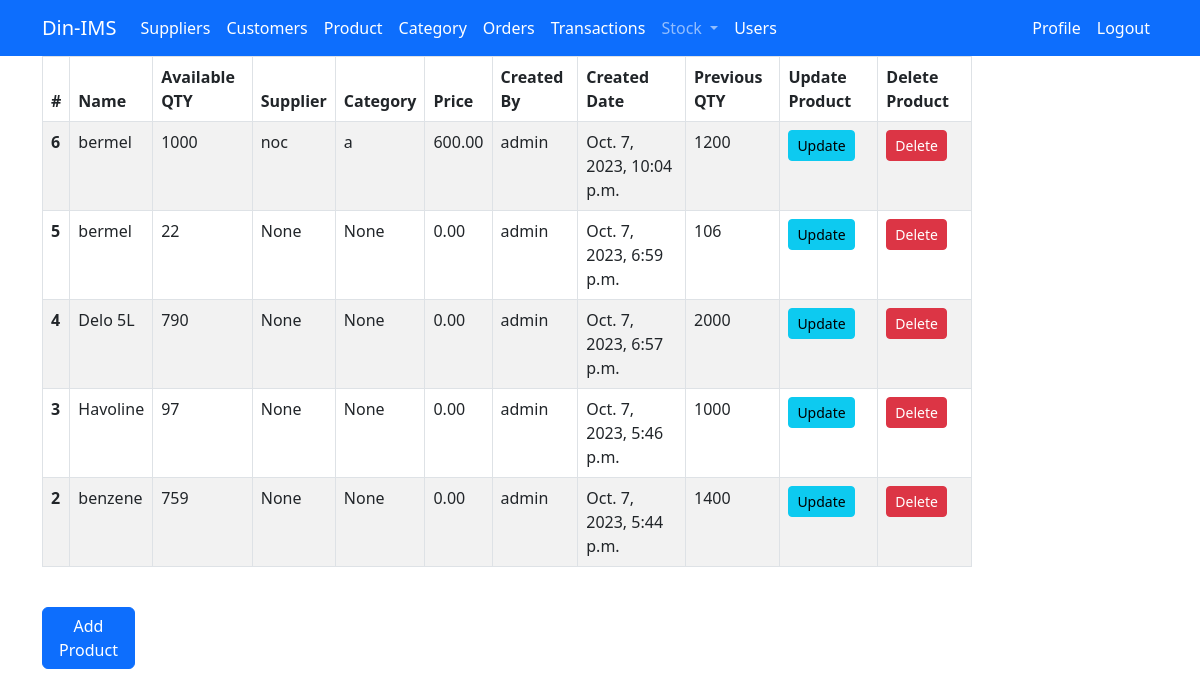
The app's page /inventory/all-items/ (signed in) with its own data.
### inventory/models.py (models this page shows, shortened)
class Item(models.Model):
    name = models.CharField(max_length=120)
    amount = models.PositiveBigIntegerField(default=0)
    supplier = models.ForeignKey(Supplier,  on_delete=models.CASCADE, null=True)
    category = models.ForeignKey(Category,  on_delete=models.CASCADE, null=True)
    price = models.DecimalField(max_digits=10, decimal_places=2, default=0.00)
    created_by = models.ForeignKey(User, on_delete=models.DO_NOTHING)
    created_date = models.DateTimeField(auto_now_add=True)
    initial_amount = models.PositiveIntegerField(null=True, blank=True)

class Supplier(models.Model):
    name = models.CharField(max_length=150)
    phone = models.CharField(max_length=12, unique=True)
    address = models.CharField(max_length=200)
    email = models.EmailField(max_length=254, unique=True)
    tin_no = models.CharField(max_length=15, unique=True)
    is_deleted = models.BooleanField(default=False)
    def __str__(self):
	    return self.name

class Category(models.Model):
    name = models.CharField(max_length=100, null=True)
    description = models.CharField(max_length=250, null=True)
    status = models.CharField(max_length=100, null=True)
    date_added = models.DateTimeField(auto_now_add=True)
    def __str__(self):
        return self.name

### inventory/views.py (the view)
# urls.py: path('all-items/', views.all_items, name='all-items'),
@login_required
def all_items(request):
    items = Item.objects.all().order_by('-created_date')
    context = {'items':items}
    return render(request, 'inventory/products.html', context)

### inventory/templates/inventory/products.html (shortened to what this page needs)
{% extends 'inventory/base.html' %}
{% load crispy_forms_tags %}
{% block content %}
<div class="container">
    <div class="row-mt-6">
        <div class="col-md-10">
                    <table class="table table-striped  table-bordered table-hovet">
                        <thead class="thead-dark">
                            <tr>
                                <th scope="col">#</th>
                                <th scope="col">Name</th>
                                <th scope="col">Available QTY</th>
                                <th scope="col">Supplier</th>
                                <th scope="col">Category</th>
                                <th scope="col">Price</th>
                                <th scope="col">Created By</th>
                                <th scope="col">Created Date</th>
                                <th scope="col">Previous QTY</th>
						        <th scope="col">Update Product</th>
			                    <th scope="col">Delete Product </th>
                            </tr>
                        </thead>
                    <tbody>
                    {% for item in items %}
                        <tr style='cursor: pointer; cursor: hand;'>
                            <th scope="row">{{ item.id }}</th>
                            <td>{{ item.name }}</td>
                            <td>{{ item.amount }}</td>
                            <td>{{ item.supplier }}</td>
                            <td>{{ item.category }}</td>
                            <td>{{ item.price }}</td>
                            <td>{{ item.created_by }}</td>
                            <td>{{ item.created_date }}</td>
                            <td>{{ item.initial_amount }}</td>
                            <td><a class="btn btn-sm btn-info" href="{% url 'update-item' item.pk %}">Update</a></td>
			                <td><a class="btn btn-sm btn-danger" href="{% url 'delete-item' item.pk %}">Delete</a></td>
                        </tr>
                    {% endfor %}
                    </tbody>
                </table>
            </div>
                {% if user.is_staff and user.is_superuser %}
                <div class="col-md-1">
                    <form method="POST">
                    <br>
                    <a class="btn btn-primary" href="{% url 'add-item' %}" role="button">Add Product</a>
                    </form>
                </div>
                {% else %}
                <div class="col-md-1">
               {% endif %}
        </div>
    </div>
{% endblock %}

### records on screen
Item: id "6", name "bermel", amount "1000", supplier "noc", category "a", price "600.00", created_by "admin", created_date "Oct. 7, 2023, 10:04 p.m.", initial_amount "1200"
Item: id "5", name "bermel", amount "22", supplier "None", category "None", price "0.00", created_by "admin", created_date "Oct. 7, 2023, 6:59 p.m.", initial_amount "106"
Item: id "4", name "Delo 5L", amount "790", supplier "None", category "None", price "0.00", created_by "admin", created_date "Oct. 7, 2023, 6:57 p.m.", initial_amount "2000"
Item: id "3", name "Havoline", amount "97", supplier "None", category "None", price "0.00", created_by "admin", created_date "Oct. 7, 2023, 5:46 p.m.", initial_amount "1000"
Item: id "2", name "benzene", amount "759", supplier "None", category "None", price "0.00", created_by "admin", created_date "Oct. 7, 2023, 5:44 p.m.", initial_amount "1400"
